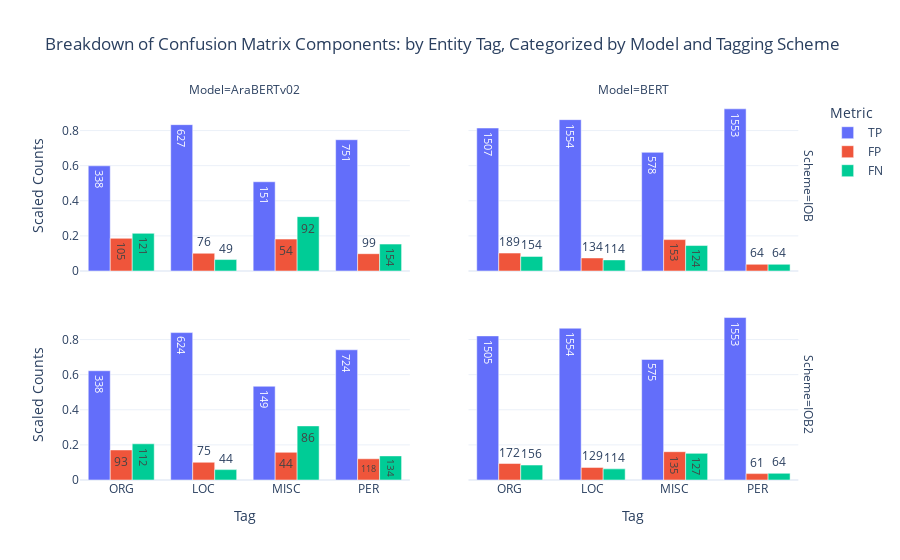

This figure's notebook cell:
### Code cell
confusion_bar = ConfusionBarChart(dash_data, mappings)
confusion_bar.visualize()

### Figure 1 — Plotly figure (JSON) as saved in the notebook; plotly's stock layout.template omitted (floating-point values rounded to 4 significant figures)
{"data": [{"alignmentgroup": "True", "hovertemplate": "Metric=TP<br>Scheme=IOB<br>Model=AraBERTv02<br>Tag=%{x}<br>Scaled Counts=%{y}<br>Count=%{text}<extra></extra>", "legendgroup": "TP", "marker": {"color": "#636efa", "pattern": {"shape": ""}}, "name": "TP", "offsetgroup": "TP", "orientation": "v", "showlegend": true, "text": [338, 627, 151, 751], "textposition": "auto", "type": "bar", "x": ["ORG", "LOC", "MISC", "PER"], "xaxis": "x3", "y": [0.5993, 0.8338, 0.5084, 0.748], "yaxis": "y3"}, {"alignmentgroup": "True", "hovertemplate": "Metric=TP<br>Scheme=IOB<br>Model=BERT<br>Tag=%{x}<br>Scaled Counts=%{y}<br>Count=%{text}<extra></extra>", "legendgroup": "TP", "marker": {"color": "#636efa", "pattern": {"shape": ""}}, "name": "TP", "offsetgroup": "TP", "orientation": "v", "showlegend": false, "text": [1507, 1554, 578, 1553], "textposition": "auto", "type": "bar", "x": ["ORG", "LOC", "MISC", "PER"], "xaxis": "x4", "y": [0.8146, 0.8624, 0.676, 0.9239], "yaxis": "y4"}, {"alignmentgroup": "True", "hovertemplate": "Metric=TP<br>Scheme=IOB2<br>Model=AraBERTv02<br>Tag=%{x}<br>Scaled Counts=%{y}<br>Count=%{text}<extra></extra>", "legendgroup": "TP", "marker": {"color": "#636efa", "pattern": {"shape": ""}}, "name": "TP", "offsetgroup": "TP", "orientation": "v", "showlegend": false, "text": [338, 624, 149, 724], "textposition": "auto", "type": "bar", "x": ["ORG", "LOC", "MISC", "PER"], "xaxis": "x", "y": [0.6225, 0.8398, 0.5341, 0.7418], "yaxis": "y"}, {"alignmentgroup": "True", "hovertemplate": "Metric=TP<br>Scheme=IOB2<br>Model=BERT<br>Tag=%{x}<br>Scaled Counts=%{y}<br>Count=%{text}<extra></extra>", "legendgroup": "TP", "marker": {"color": "#636efa", "pattern": {"shape": ""}}, "name": "TP", "offsetgroup": "TP", "orientation": "v", "showlegend": false, "text": [1505, 1554, 575, 1553], "textposition": "auto", "type": "bar", "x": ["ORG", "LOC", "MISC", "PER"], "xaxis": "x2", "y": [0.8211, 0.8648, 0.687, 0.9255], "yaxis": "y2"}, {"alignmentgroup": "True", "hovertemplate": "Metric=FP<br>Scheme=IOB<br>Model=AraBERTv02<br>Tag=%{x}<br>Scaled Counts=%{y}<br>Count=%{text}<extra></extra>", "legendgroup": "FP", "marker": {"color": "#EF553B", "pattern": {"shape": ""}}, "name": "FP", "offsetgroup": "FP", "orientation": "v", "showlegend": true, "text": [105, 76, 54, 99], "textposition": "auto", "type": "bar", "x": ["ORG", "LOC", "MISC", "PER"], "xaxis": "x3", "y": [0.1862, 0.1011, 0.1818, 0.09861], "yaxis": "y3"}, {"alignmentgroup": "True", "hovertemplate": "Metric=FP<br>Scheme=IOB<br>Model=BERT<br>Tag=%{x}<br>Scaled Counts=%{y}<br>Count=%{text}<extra></extra>", "legendgroup": "FP", "marker": {"color": "#EF553B", "pattern": {"shape": ""}}, "name": "FP", "offsetgroup": "FP", "orientation": "v", "showlegend": false, "text": [189, 134, 153, 64], "textposition": "auto", "type": "bar", "x": ["ORG", "LOC", "MISC", "PER"], "xaxis": "x4", "y": [0.1022, 0.07436, 0.1789, 0.03807], "yaxis": "y4"}, {"alignmentgroup": "True", "hovertemplate": "Metric=FP<br>Scheme=IOB2<br>Model=AraBERTv02<br>Tag=%{x}<br>Scaled Counts=%{y}<br>Count=%{text}<extra></extra>", "legendgroup": "FP", "marker": {"color": "#EF553B", "pattern": {"shape": ""}}, "name": "FP", "offsetgroup": "FP", "orientation": "v", "showlegend": false, "text": [93, 75, 44, 118], "textposition": "auto", "type": "bar", "x": ["ORG", "LOC", "MISC", "PER"], "xaxis": "x", "y": [0.1713, 0.1009, 0.1577, 0.1209], "yaxis": "y"}, {"alignmentgroup": "True", "hovertemplate": "Metric=FP<br>Scheme=IOB2<br>Model=BERT<br>Tag=%{x}<br>Scaled Counts=%{y}<br>Count=%{text}<extra></extra>", "legendgroup": "FP", "marker": {"color": "#EF553B", "pattern": {"shape": ""}}, "name": "FP", "offsetgroup": "FP", "orientation": "v", "showlegend": false, "text": [172, 129, 135, 61], "textposition": "auto", "type": "bar", "x": ["ORG", "LOC", "MISC", "PER"], "xaxis": "x2", "y": [0.09384, 0.07179, 0.1613, 0.03635], "yaxis": "y2"}, {"alignmentgroup": "True", "hovertemplate": "Metric=FN<br>Scheme=IOB<br>Model=AraBERTv02<br>Tag=%{x}<br>Scaled Counts=%{y}<br>Count=%{text}<extra></extra>", "legendgroup": "FN", "marker": {"color": "#00cc96", "pattern": {"shape": ""}}, "name": "FN", "offsetgroup": "FN", "orientation": "v", "showlegend": true, "text": [121, 49, 92, 154], "textposition": "auto", "type": "bar", "x": ["ORG", "LOC", "MISC", "PER"], "xaxis": "x3", "y": [0.2145, 0.06516, 0.3098, 0.1534], "yaxis": "y3"}, {"alignmentgroup": "True", "hovertemplate": "Metric=FN<br>Scheme=IOB<br>Model=BERT<br>Tag=%{x}<br>Scaled Counts=%{y}<br>Count=%{text}<extra></extra>", "legendgroup": "FN", "marker": {"color": "#00cc96", "pattern": {"shape": ""}}, "name": "FN", "offsetgroup": "FN", "orientation": "v", "showlegend": false, "text": [154, 114, 124, 64], "textposition": "auto", "type": "bar", "x": ["ORG", "LOC", "MISC", "PER"], "xaxis": "x4", "y": [0.08324, 0.06326, 0.145, 0.03807], "yaxis": "y4"}, {"alignmentgroup": "True", "hovertemplate": "Metric=FN<br>Scheme=IOB2<br>Model=AraBERTv02<br>Tag=%{x}<br>Scaled Counts=%{y}<br>Count=%{text}<extra></extra>", "legendgroup": "FN", "marker": {"color": "#00cc96", "pattern": {"shape": ""}}, "name": "FN", "offsetgroup": "FN", "orientation": "v", "showlegend": false, "text": [112, 44, 86, 134], "textposition": "auto", "type": "bar", "x": ["ORG", "LOC", "MISC", "PER"], "xaxis": "x", "y": [0.2063, 0.05922, 0.3082, 0.1373], "yaxis": "y"}, {"alignmentgroup": "True", "hovertemplate": "Metric=FN<br>Scheme=IOB2<br>Model=BERT<br>Tag=%{x}<br>Scaled Counts=%{y}<br>Count=%{text}<extra></extra>", "legendgroup": "FN", "marker": {"color": "#00cc96", "pattern": {"shape": ""}}, "name": "FN", "offsetgroup": "FN", "orientation": "v", "showlegend": false, "text": [156, 114, 127, 64], "textposition": "auto", "type": "bar", "x": ["ORG", "LOC", "MISC", "PER"], "xaxis": "x2", "y": [0.08511, 0.06344, 0.1517, 0.03814], "yaxis": "y2"}], "layout": {"annotations": [{"font": {}, "showarrow": false, "text": "Model=AraBERTv02", "x": 0.225, "xanchor": "center", "xref": "paper", "y": 1, "yanchor": "bottom", "yref": "paper"}, {"font": {}, "showarrow": false, "text": "Model=BERT", "x": 0.755, "xanchor": "center", "xref": "paper", "y": 1, "yanchor": "bottom", "yref": "paper"}, {"font": {}, "showarrow": false, "text": "Scheme=IOB2", "textangle": 90, "x": 0.98, "xanchor": "left", "xref": "paper", "y": 0.225, "yanchor": "middle", "yref": "paper"}, {"font": {}, "showarrow": false, "text": "Scheme=IOB", "textangle": 90, "x": 0.98, "xanchor": "left", "xref": "paper", "y": 0.775, "yanchor": "middle", "yref": "paper"}], "barmode": "group", "legend": {"title": {"text": "Metric"}, "tracegroupgap": 0}, "title": {"text": "Breakdown of Confusion Matrix Components: by Entity Tag, Categorized by Model and Tagging Scheme"}, "xaxis": {"anchor": "y", "domain": [0, 0.45], "title": {"text": "Tag"}}, "xaxis2": {"anchor": "y2", "domain": [0.53, 0.98], "matches": "x", "title": {"text": "Tag"}}, "xaxis3": {"anchor": "y3", "domain": [0, 0.45], "matches": "x", "showticklabels": false}, "xaxis4": {"anchor": "y4", "domain": [0.53, 0.98], "matches": "x", "showticklabels": false}, "yaxis": {"anchor": "x", "domain": [0, 0.45], "title": {"text": "Scaled Counts"}}, "yaxis2": {"anchor": "x2", "domain": [0, 0.45], "matches": "y", "showticklabels": false}, "yaxis3": {"anchor": "x3", "domain": [0.55, 1], "matches": "y", "title": {"text": "Scaled Counts"}}, "yaxis4": {"anchor": "x4", "domain": [0.55, 1], "matches": "y", "showticklabels": false}}}
